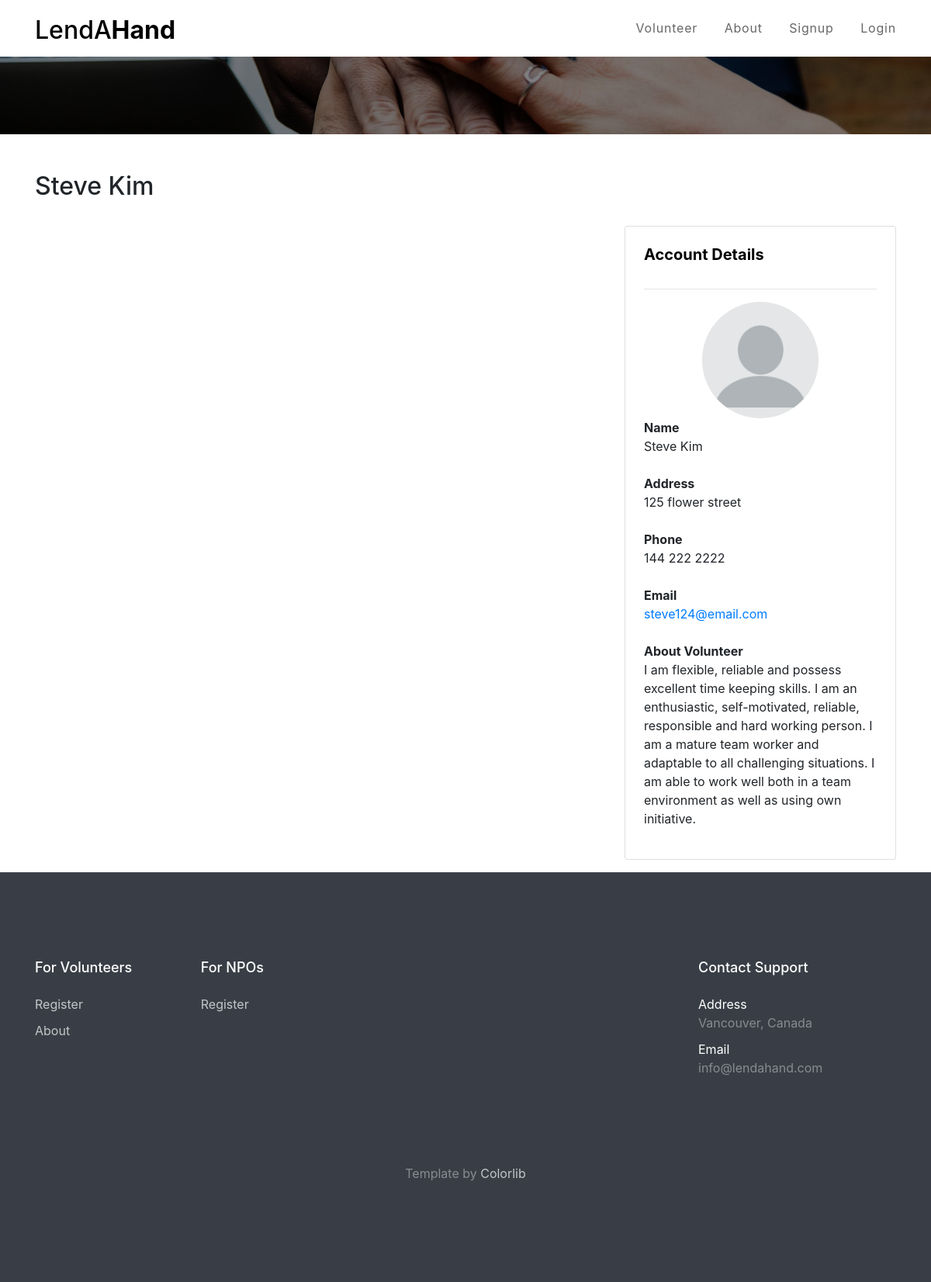
Page /volunteer/2/ on the committed database.
### volunteer/models.py (models this page shows, shortened)
class Volunteer(models.Model):
    user = models.OneToOneField(User, on_delete= models.CASCADE, primary_key=True)
    registered = models.ManyToManyField(Listing, related_name="Registered", blank=True)
    favorites = models.ManyToManyField(Listing, related_name="Favorites", blank=True)

class User(AbstractUser):
    is_volunteer = models.BooleanField('volunteer status', default=False)
    is_npo = models.BooleanField('npo status', default=False)
    email = models.CharField(max_length=50, blank=True, default="")
    number = models.CharField(max_length=15, blank=True, default="")
    name = models.CharField(max_length=100, blank=True)
    address = models.CharField(max_length=200, blank=True, default="")
    about = models.TextField(blank=True, default='')

### volunteer/views.py (the view)
# urls.py: path("volunteer/<int:volunteer_id>/", views.volunteerProfile, name="volunteerprofile"),
def volunteerProfile(request, volunteer_id):
    volunteer = Volunteer.objects.get(user_id=volunteer_id)
    context = {'volunteer': volunteer}
    return render(request, "volunteer/volunteerprofile.html", context)

### volunteer/templates/volunteer/volunteerprofile.html (shortened to what this page needs)
{% extends "volunteer/base.html" %}
{% load static %}
{% block content %}
    <div class="unit-5 overlay" style="background-image: url({% static 'images/hero_bg_2.jpg' %});">
    </div>
    <div class="container">
        <br>
        <br>
        <h2>{{ volunteer.user.name }}</h2>
        <br>
        <div class="row">
            <div class="col-md-12 col-lg-8 mb-5">
            </div>
        <div class="col-lg-4" >
            <div id="info" class="p-4 mb-3 bg-white card card-text" >
                <h3 class="h5 text-black mb-3"><b>Account Details</b></h3>
            <hr>
                <div class=" overlay">
                    <img class="img-fluid img-profile mx-auto rounded-circle" src="{% static 'images/blank-profile-picture.jpg' %}" alt="profile-picture" style="object-fit:cover; max-width: 50%; max-height: 50%; position: relative; left: 25%"> </div>
                <p class="mb-0 font-weight-bold">Name</p>
                <p class="mb-4">{{ volunteer.user.name }}</p>
                <p class="mb-0 font-weight-bold">Address</p>
                <p class="mb-4">{{ volunteer.user.address }}</p>
                <p class="mb-0 font-weight-bold">Phone</p>
                <p class="mb-4">{{ volunteer.user.number }}</p>
                <p class="mb-0 font-weight-bold">Email</p>
                <p class="mb-4"><a href="mailto:{{ volunteer.user.email }}">{{ volunteer.user.email }}</a></p>
                <p class="mb-0 font-weight-bold">About Volunteer</p>
                <p>{{ volunteer.user.about }}</p>
            </div>
            </div>
        </div>
        </div>
{% endblock content %}

### volunteer/static/css/style.css (style rules this page uses)
body { line-height: 1.7; color: #4d4d4d; font-weight: 400; font-size: 1rem; font-family: "Roboto Mono", SFMono-Regular, Menlo, Monaco, Consolas, "Liberation Mono", "Courier New", monospace; font-family: "Nunito Sans", -apple-system, BlinkMacSystemFont, "Segoe UI", Roboto, "Helvetica Neue", Arial, sans-serif, "Apple Color Emoji", "Segoe UI Emoji", "Segoe UI Symbol", "Noto Color Emoji"; }
a { -webkit-transition: .3s all ease; -o-transition: .3s all ease; transition: .3s all ease; }
.text-black { color: #000 !important; }
.unit-5 { padding-top: 50px; padding-bottom: 50px; background-size: cover; background-position: center center; }
.unit-5.overlay { position: relative; }
.unit-5.overlay:before { position: absolute; content: ""; left: 0; right: 0; bottom: 0; top: 0; z-index: 1; background: rgba(0, 0, 0, 0.5); }

### rows in the picture
Volunteer: user.name "Steve Kim", user.address "125 flower street", user.number "144 222 2222", user.email "steve124@email.com", user.about "I am flexible, reliable and possess excellent time keeping skills. I am an enthusiastic, self-motivated, reliable, responsible and hard working person. I am a mature team worker and adaptable to all challenging situations. I am able to work well both in a team environment as well as using own initiative."
